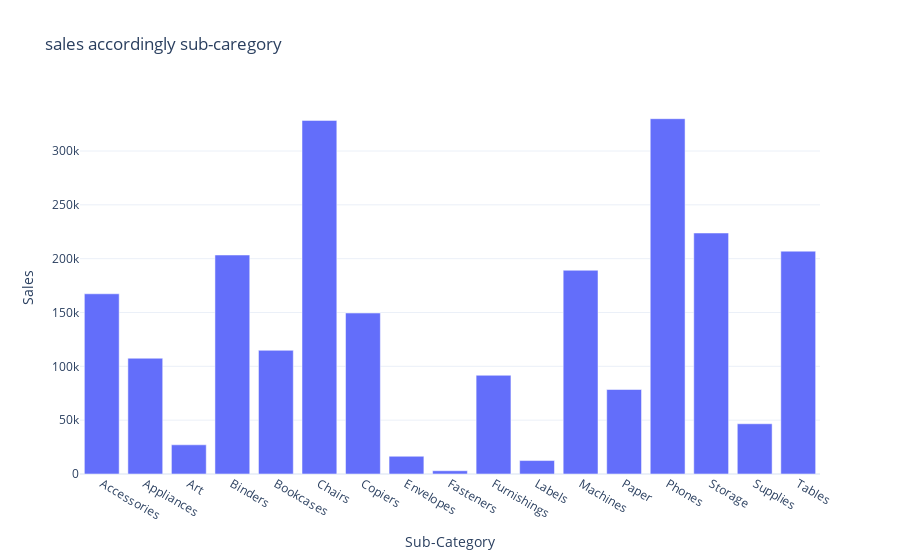

The code cell stored with this chart in its notebook:
### Code cell
fig = px.bar(group2 , x = 'Sub-Category' , y = 'Sales' , title='sales accordingly sub-caregory')
fig.show()

### Figure 1 — Plotly figure (JSON) as saved in the notebook; plotly's stock layout.template omitted (floating-point values rounded to 4 significant figures)
{"data": [{"alignmentgroup": "True", "hovertemplate": "Sub-Category=%{x}<br>Sales=%{y}<extra></extra>", "legendgroup": "", "marker": {"color": "#636efa", "pattern": {"shape": ""}}, "name": "", "offsetgroup": "", "orientation": "v", "showlegend": false, "textposition": "auto", "type": "bar", "x": ["Accessories", "Appliances", "Art", "Binders", "Bookcases", "Chairs", "Copiers", "Envelopes", "Fasteners", "Furnishings", "Labels", "Machines", "Paper", "Phones", "Storage", "Supplies", "Tables"], "xaxis": "x", "y": [167400.0, 107500.0, 27120.0, 203400.0, 114900.0, 328400.0, 149500.0, 16480.0, 3024.0, 91710.0, 12490.0, 189200.0, 78480.0, 330000.0, 223800.0, 46670.0, 207000.0], "yaxis": "y"}], "layout": {"autosize": true, "barmode": "relative", "legend": {"tracegroupgap": 0}, "title": {"text": "sales accordingly sub-caregory"}, "xaxis": {"anchor": "y", "autorange": true, "domain": [0, 1], "range": [-0.5, 16.5], "title": {"text": "Sub-Category"}, "type": "category"}, "yaxis": {"anchor": "x", "autorange": true, "domain": [0, 1], "range": [0, 347400.0], "title": {"text": "Sales"}, "type": "linear"}}}
